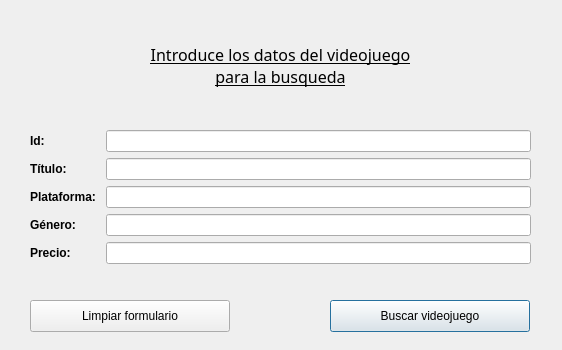
<?xml version="1.0" encoding="UTF-8"?>
<ui version="4.0">
 <class>Dialog</class>
 <widget class="QDialog" name="Dialog">
  <property name="geometry">
   <rect>
    <x>0</x>
    <y>0</y>
    <width>562</width>
    <height>350</height>
   </rect>
  </property>
  <property name="minimumSize">
   <size>
    <width>562</width>
    <height>350</height>
   </size>
  </property>
  <property name="maximumSize">
   <size>
    <width>562</width>
    <height>350</height>
   </size>
  </property>
  <property name="windowTitle">
   <string>Borrar / Editar videojuego</string>
  </property>
  <widget class="QWidget" name="formLayoutWidget">
   <property name="geometry">
    <rect>
     <x>30</x>
     <y>130</y>
     <width>501</width>
     <height>151</height>
    </rect>
   </property>
   <layout class="QFormLayout" name="lay_busqueda">
    <item row="0" column="0">
     <widget class="QLabel" name="lbl_id">
      <property name="font">
       <font>
        <family>Arial</family>
        <weight>75</weight>
        <bold>true</bold>
       </font>
      </property>
      <property name="text">
       <string>Id:</string>
      </property>
     </widget>
    </item>
    <item row="0" column="1">
     <widget class="QLineEdit" name="lin_id"/>
    </item>
    <item row="1" column="0">
     <widget class="QLabel" name="lbl_titulo">
      <property name="font">
       <font>
        <family>Arial</family>
        <weight>75</weight>
        <bold>true</bold>
       </font>
      </property>
      <property name="text">
       <string>Título: </string>
      </property>
     </widget>
    </item>
    <item row="1" column="1">
     <widget class="QLineEdit" name="lin_titulo"/>
    </item>
    <item row="2" column="0">
     <widget class="QLabel" name="lbl_plataforma">
      <property name="font">
       <font>
        <family>Arial</family>
        <weight>75</weight>
        <bold>true</bold>
       </font>
      </property>
      <property name="text">
       <string>Plataforma: </string>
      </property>
     </widget>
    </item>
    <item row="2" column="1">
     <widget class="QLineEdit" name="lin_plataforma"/>
    </item>
    <item row="3" column="0">
     <widget class="QLabel" name="lbl_genero">
      <property name="font">
       <font>
        <family>Arial</family>
        <weight>75</weight>
        <bold>true</bold>
       </font>
      </property>
      <property name="text">
       <string>Género: </string>
      </property>
     </widget>
    </item>
    <item row="3" column="1">
     <widget class="QLineEdit" name="lin_genero"/>
    </item>
    <item row="4" column="0">
     <widget class="QLabel" name="lbl_precio">
      <property name="font">
       <font>
        <family>Arial</family>
        <weight>75</weight>
        <bold>true</bold>
       </font>
      </property>
      <property name="text">
       <string>Precio: </string>
      </property>
     </widget>
    </item>
    <item row="4" column="1">
     <widget class="QLineEdit" name="lin_precio"/>
    </item>
   </layout>
  </widget>
  <widget class="QLabel" name="lbl_introduce">
   <property name="geometry">
    <rect>
     <x>30</x>
     <y>30</y>
     <width>501</width>
     <height>71</height>
    </rect>
   </property>
   <property name="font">
    <font>
     <family>Showcard Gothic</family>
     <pointsize>12</pointsize>
     <underline>true</underline>
    </font>
   </property>
   <property name="autoFillBackground">
    <bool>false</bool>
   </property>
   <property name="frameShape">
    <enum>QFrame::NoFrame</enum>
   </property>
   <property name="frameShadow">
    <enum>QFrame::Plain</enum>
   </property>
   <property name="text">
    <string>Introduce los datos del videojuego
para la busqueda</string>
   </property>
   <property name="alignment">
    <set>Qt::AlignCenter</set>
   </property>
  </widget>
  <widget class="QPushButton" name="btn_buscar_videojuego">
   <property name="geometry">
    <rect>
     <x>330</x>
     <y>300</y>
     <width>200</width>
     <height>32</height>
    </rect>
   </property>
   <property name="text">
    <string>Buscar videojuego</string>
   </property>
   <property name="icon">
    <iconset>
     <normaloff>../imagenes/lupa.png</normaloff>../imagenes/lupa.png</iconset>
   </property>
  </widget>
  <widget class="QPushButton" name="btn_borrar_videojuego">
   <property name="enabled">
    <bool>false</bool>
   </property>
   <property name="geometry">
    <rect>
     <x>330</x>
     <y>790</y>
     <width>200</width>
     <height>32</height>
    </rect>
   </property>
   <property name="text">
    <string>Borrar videojuego</string>
   </property>
   <property name="icon">
    <iconset>
     <normaloff>../imagenes/papelera.png</normaloff>../imagenes/papelera.png</iconset>
   </property>
  </widget>
  <widget class="QLabel" name="lbl_numero_juegos">
   <property name="geometry">
    <rect>
     <x>30</x>
     <y>750</y>
     <width>200</width>
     <height>31</height>
    </rect>
   </property>
   <property name="text">
    <string/>
   </property>
  </widget>
  <widget class="QListWidget" name="lst_videojuegos_encontrados">
   <property name="geometry">
    <rect>
     <x>30</x>
     <y>350</y>
     <width>501</width>
     <height>401</height>
    </rect>
   </property>
  </widget>
  <widget class="QPushButton" name="btn_limpiar_formulario">
   <property name="geometry">
    <rect>
     <x>30</x>
     <y>300</y>
     <width>200</width>
     <height>32</height>
    </rect>
   </property>
   <property name="text">
    <string>Limpiar formulario</string>
   </property>
   <property name="icon">
    <iconset>
     <normaloff>../imagenes/clean.png</normaloff>../imagenes/clean.png</iconset>
   </property>
  </widget>
  <widget class="QPushButton" name="btn_editar_videojuego">
   <property name="enabled">
    <bool>false</bool>
   </property>
   <property name="geometry">
    <rect>
     <x>30</x>
     <y>790</y>
     <width>200</width>
     <height>32</height>
    </rect>
   </property>
   <property name="text">
    <string>Modificar videojuego</string>
   </property>
   <property name="icon">
    <iconset>
     <normaloff>../imagenes/write.png</normaloff>../imagenes/write.png</iconset>
   </property>
  </widget>
 </widget>
 <resources/>
 <connections/>
</ui>
